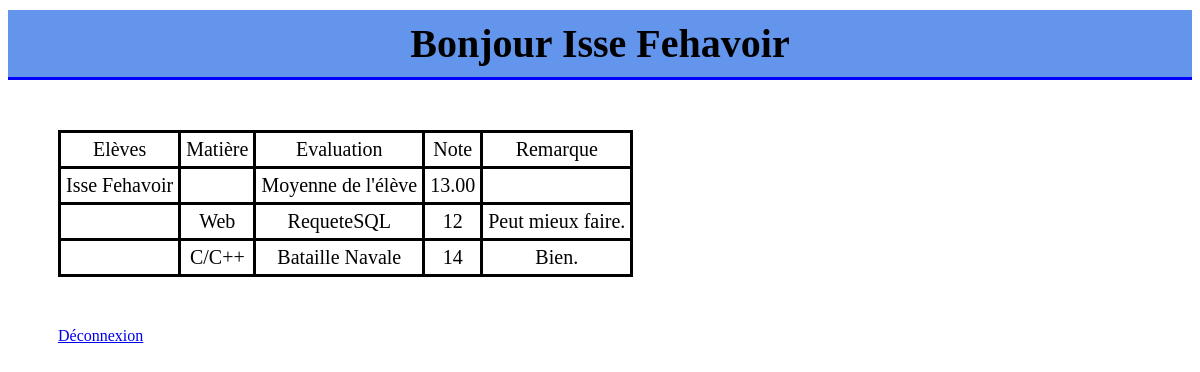
/html/Accueil.php (signed in), run on the app's committed database.
### tables this page shows
create table Utilisateurs (
    Pseudo varchar(15) not null primary key,
    MotDePasse varchar(20) not null,
    Prenom varchar(20) not null,
    Nom varchar(20) not null,
    Email varchar(50) not null,
    Telephone varchar(10),
    EstProf boolean default false
);

create table releveNote (
    Pseudo varchar(15),
    Evaluation varchar(50),
    Matiere varchar(20),
    Note int,
    Remarque varchar(100)
);

### html/Accueil.php (the view, shortened to what this page needs)
<?php
    try{
        $databaseStudents = new PDO('mysql:host=localhost;dbname=students', 'root');
        $databaseStudents->setAttribute(PDO::ATTR_ERRMODE,PDO::ERRMODE_EXCEPTION);
    }
    catch(exception $e){
        die('ERROR : '.$e->getMessage());
    }
    $sql = $databaseStudents->prepare('select Nom, Prenom from Utilisateurs where pseudo = ? limit 1');
    $sql->execute(array($_SESSION["login"]));
    $result = $sql->fetchAll();
?>
<!DOCTYPE html>
<html>
    <head>
        <link rel="stylesheet" href="../css/Accueil.css">
    </head>
    <body>
        <?php
            if ($_SESSION["estProf"]){
                ?>
                <header>
                    <h1><?php echo "Bonjour M(me) ".$result[0]["Prenom"]." ".$result[0]["Nom"]; ?></h1>
                </header>
                <div id="prof">
                    <table>
                        <thead>
                            <tr>
                                <td>Elèves</td>
                                <td>Matière</td>
                                <td>Evaluation</td>
                                <td>Note</td>
                                <td>Remarque</td>
                            </tr>
                        </thead>
                        <tbody>
                    <?php
                        $sql2 = 'select releveNote.Pseudo, Nom, Prenom, releveNote.Matiere, releveNote.Evaluation, Note, Remarque from Utilisateurs, releveNote where Utilisateurs.pseudo = releveNote.pseudo order by Prenom, releveNote.Matiere';
                        $result2 = $databaseStudents->query($sql2);
                        $sql4 = $databaseStudents->prepare('select Nom, Prenom, round(avg(note),2) as moyenne from Utilisateurs, releveNote where Utilisateurs.pseudo = releveNote.pseudo and releveNote.pseudo = ? GROUP by NOM order by Prenom, releveNote.Matiere');
                        $nom = $prenom = "";
                        foreach($result2 as $row){
                            echo "<tr>";
                            if ($nom != $row['Nom'] and $prenom != $row['Prenom']){
                                $sql4->execute(array($row['Pseudo']));
                                $result4 = $sql4->fetchAll();
                                echo "<td>".$row['Prenom']." ".$row['Nom']."</td><td></td><td>Moyenne de l'élève</td><td>".$result4[0]['moyenne']."</td><td></td>";
                                echo "</tr><tr>";
                                echo "<td></td>";
                                echo "<td>".$row['Matiere']."</td><td>".$row['Evaluation']."</td><td>".$row["Note"]."</td><td>".$row["Remarque"]."</td>";
                            }else{
                                echo "<td></td>";
                                echo "<td>".$row['Matiere']."</td><td>".$row['Evaluation']."</td><td>".$row["Note"]."</td><td>".$row["Remarque"]."</td>";
                            }
                            $nom = $row['Nom'];
                            $prenom = $row['Prenom'];
                            echo "</tr>";
                        }
                    ?>
                        </tbody>
                    </table>
                </div>
                <div>
                    <a id="AjoutNote" href="AjoutNote.php">Ajouter une note</a>
                </div>
            <?php
            }else{ ?>
                <header>
                    <h1><?php echo "Bonjour ".$result[0]["Prenom"]." ".$result[0]["Nom"]; ?></h1>
                </header>
                <div id="eleve">
                    <table>
                        <thead>
                            <tr>
                                <td>Elèves</td>
                                <td>Matière</td>
                                <td>Evaluation</td>
                                <td>Note</td>
                                <td>Remarque</td>
                            </tr>
                        </thead>
                        <tbody>
                    <?php
                        $sql3 = "select Utilisateurs.Pseudo, Nom, Prenom, releveNote.Matiere, releveNote.Evaluation, Note, Remarque from Utilisateurs, releveNote where Utilisateurs.pseudo = releveNote.pseudo and releveNote.pseudo = '".$_SESSION['login']."'";
                        $result3 = $databaseStudents->query($sql3);
                        $sql5 = $databaseStudents->prepare('select Nom, Prenom, round(avg(note),2) as moyenne from Utilisateurs, releveNote where Utilisateurs.pseudo = releveNote.pseudo and releveNote.pseudo = ? GROUP by NOM order by Prenom, releveNote.Matiere');
                        $nom = $prenom = "";
                        foreach($result3 as $row){
                            echo "<tr>";
                            if ($nom != $row['Nom'] and $prenom != $row['Prenom']){
                                $sql5->execute(array($row['Pseudo']));
                                $result5 = $sql5->fetchAll();
                                echo "<td>".$row['Prenom']." ".$row['Nom']."</td><td></td><td>Moyenne de l'élève</td><td>".$result5[0]['moyenne']."</td><td></td>";
                                echo "</tr><tr>";
                                echo "<td></td>";
                                echo "<td>".$row['Matiere']."</td><td>".$row['Evaluation']."</td><td>".$row["Note"]."</td><td>".$row["Remarque"]."</td>";
                            }else{
                                echo "<td></td>";
                                echo "<td>".$row['Matiere']."</td><td>".$row['Evaluation']."</td><td>".$row["Note"]."</td><td>".$row["Remarque"]."</td>";
                            }
                            $nom = $row['Nom'];
                            $prenom = $row['Prenom'];
                            echo "</tr>";
                        }
                    ?>
                        </tbody>
                    </table>
                </div>
            <?php }
        ?>
        <div>
            <a href="Deconnexion.php">Déconnexion</a>
        </div>
    </body>
</html>

### css/Accueil.css (style rules this page uses)
h1 { text-align: center; background-color: cornflowerblue; padding: 10px; margin : 10px 0px; border-bottom: 3px solid blue; font-size: 40px; }
table { border-collapse: collapse; text-align: center; font-size: 20px; }
td { border: 3px solid black; padding: 5px; }
div { margin: 50px; }

### data on the page
utilisateurs: Prenom "Isse", Nom "Fehavoir", moyenne "13.00", relevenote.Matiere "Web", relevenote.Evaluation "RequeteSQL", relevenote.Note "12", relevenote.Remarque "Peut mieux faire.", relevenote.Matiere "C/C++", relevenote.Evaluation "Bataille Navale", relevenote.Note "14", relevenote.Remarque "Bien."
